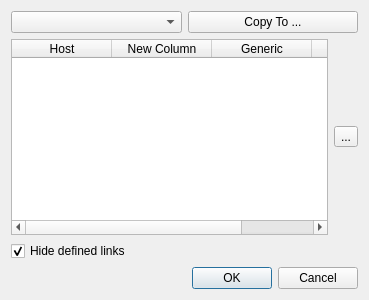
<?xml version="1.0" encoding="UTF-8"?>
<ui version="4.0">
 <class>Dialog</class>
 <widget class="QDialog" name="Dialog">
  <property name="geometry">
   <rect>
    <x>0</x>
    <y>0</y>
    <width>369</width>
    <height>300</height>
   </rect>
  </property>
  <property name="windowTitle">
   <string>Generic Links</string>
  </property>
  <property name="windowIcon">
   <iconset resource="../../ufwi-rpcc-qt/resources/ufwi-rpcc-qt.qrc">
    <normaloff>:icons/appicon.png</normaloff>:icons/appicon.png</iconset>
  </property>
  <layout class="QGridLayout">
   <item row="0" column="0" colspan="2">
    <layout class="QHBoxLayout">
     <item>
      <widget class="QComboBox" name="hosts_combo"/>
     </item>
     <item>
      <widget class="QPushButton" name="copyto_button">
       <property name="text">
        <string>Copy To ...</string>
       </property>
      </widget>
     </item>
    </layout>
   </item>
   <item row="2" column="0" colspan="2">
    <layout class="QHBoxLayout">
     <item>
      <widget class="QTableWidget" name="table">
       <column>
        <property name="text">
         <string>Host</string>
        </property>
       </column>
       <column>
        <property name="text">
         <string>New Column</string>
        </property>
       </column>
       <column>
        <property name="text">
         <string>Generic</string>
        </property>
       </column>
       <column>
        <property name="text">
         <string>Physical</string>
        </property>
       </column>
      </widget>
     </item>
     <item>
      <layout class="QVBoxLayout">
       <property name="spacing">
        <number>0</number>
       </property>
       <item>
        <widget class="QToolButton" name="delete_button">
         <property name="text">
          <string>...</string>
         </property>
         <property name="icon">
          <iconset resource="../../ufwi-rpcc-qt/resources/ufwi-rpcc-qt.qrc">
           <normaloff>:/icons/delete.png</normaloff>:/icons/delete.png</iconset>
         </property>
        </widget>
       </item>
      </layout>
     </item>
    </layout>
   </item>
   <item row="4" column="0" colspan="2">
    <widget class="QDialogButtonBox" name="buttonBox">
     <property name="orientation">
      <enum>Qt::Horizontal</enum>
     </property>
     <property name="standardButtons">
      <set>QDialogButtonBox::Cancel|QDialogButtonBox::Ok</set>
     </property>
    </widget>
   </item>
   <item row="3" column="0" colspan="2">
    <widget class="QCheckBox" name="hide_defined">
     <property name="text">
      <string>Hide defined links</string>
     </property>
     <property name="checked">
      <bool>true</bool>
     </property>
    </widget>
   </item>
  </layout>
 </widget>
 <resources>
  <include location="ufwi-ruleset.qrc"/>
  <include location="../../ufwi-rpcc-qt/resources/ufwi-rpcc-qt.qrc"/>
 </resources>
 <connections>
  <connection>
   <sender>buttonBox</sender>
   <signal>accepted()</signal>
   <receiver>Dialog</receiver>
   <slot>accept()</slot>
   <hints>
    <hint type="sourcelabel">
     <x>248</x>
     <y>254</y>
    </hint>
    <hint type="destinationlabel">
     <x>157</x>
     <y>274</y>
    </hint>
   </hints>
  </connection>
  <connection>
   <sender>buttonBox</sender>
   <signal>rejected()</signal>
   <receiver>Dialog</receiver>
   <slot>reject()</slot>
   <hints>
    <hint type="sourcelabel">
     <x>316</x>
     <y>260</y>
    </hint>
    <hint type="destinationlabel">
     <x>286</x>
     <y>274</y>
    </hint>
   </hints>
  </connection>
 </connections>
</ui>
